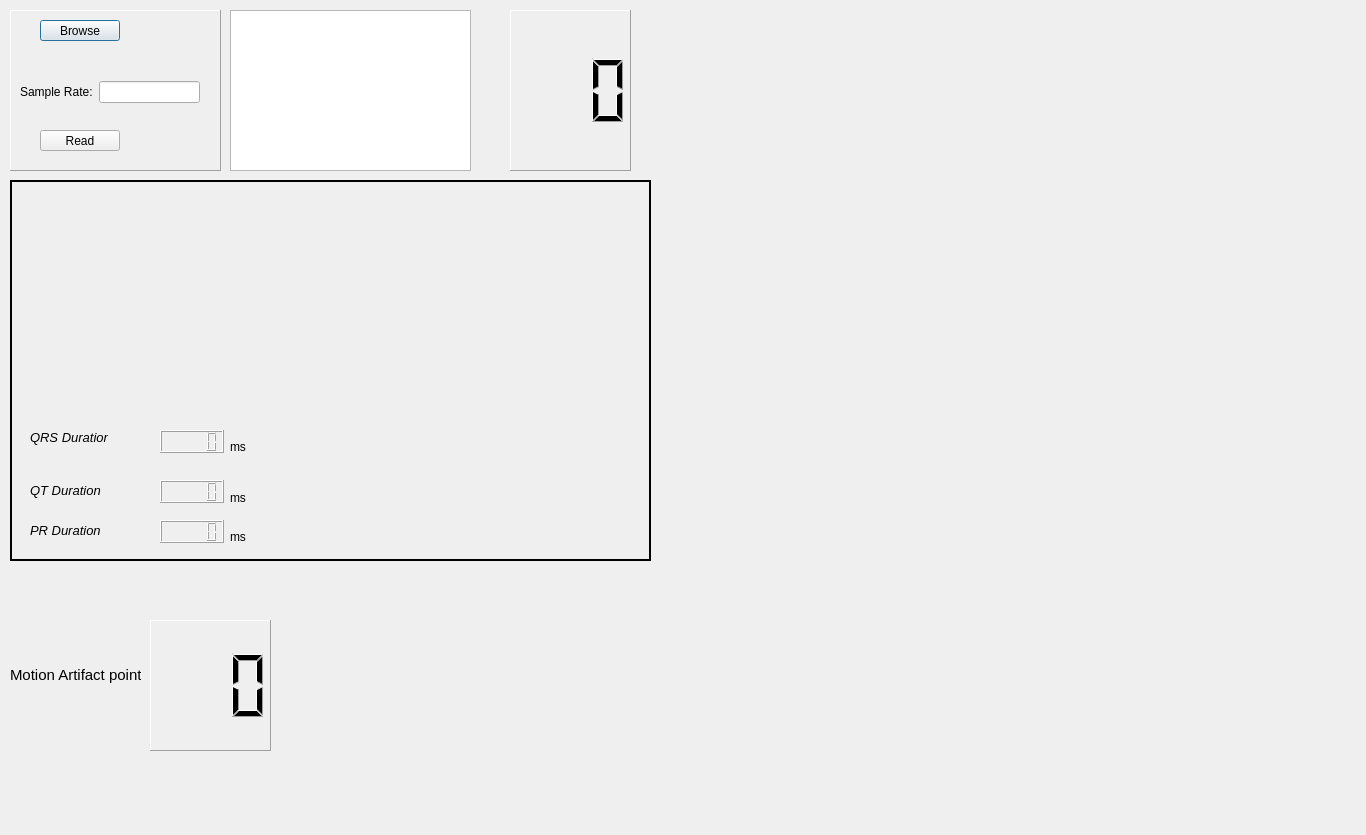
<?xml version="1.0" encoding="UTF-8"?>
<ui version="4.0">
 <class>Open_file</class>
 <widget class="QDialog" name="Open_file">
  <property name="geometry">
   <rect>
    <x>0</x>
    <y>0</y>
    <width>1366</width>
    <height>835</height>
   </rect>
  </property>
  <property name="windowTitle">
   <string>Dialog</string>
  </property>
  <widget class="QFrame" name="frame_get_data">
   <property name="geometry">
    <rect>
     <x>10</x>
     <y>10</y>
     <width>211</width>
     <height>161</height>
    </rect>
   </property>
   <property name="frameShape">
    <enum>QFrame::Panel</enum>
   </property>
   <property name="frameShadow">
    <enum>QFrame::Raised</enum>
   </property>
   <widget class="QPushButton" name="Browse">
    <property name="geometry">
     <rect>
      <x>30</x>
      <y>10</y>
      <width>80</width>
      <height>21</height>
     </rect>
    </property>
    <property name="text">
     <string>Browse</string>
    </property>
   </widget>
   <widget class="QPushButton" name="Read">
    <property name="geometry">
     <rect>
      <x>30</x>
      <y>120</y>
      <width>80</width>
      <height>21</height>
     </rect>
    </property>
    <property name="text">
     <string>Read</string>
    </property>
   </widget>
   <widget class="QWidget" name="layoutWidget">
    <property name="geometry">
     <rect>
      <x>10</x>
      <y>70</y>
      <width>180</width>
      <height>24</height>
     </rect>
    </property>
    <layout class="QHBoxLayout" name="horizontalLayout">
     <item>
      <widget class="QLabel" name="label">
       <property name="text">
        <string>Sample Rate:</string>
       </property>
      </widget>
     </item>
     <item>
      <widget class="QLineEdit" name="sample_rate"/>
     </item>
    </layout>
   </widget>
  </widget>
  <widget class="QLCDNumber" name="bpm">
   <property name="geometry">
    <rect>
     <x>510</x>
     <y>10</y>
     <width>121</width>
     <height>161</height>
    </rect>
   </property>
   <property name="frameShape">
    <enum>QFrame::Panel</enum>
   </property>
   <property name="smallDecimalPoint">
    <bool>false</bool>
   </property>
   <property name="digitCount">
    <number>3</number>
   </property>
  </widget>
  <widget class="QFrame" name="frame_analysis">
   <property name="geometry">
    <rect>
     <x>10</x>
     <y>180</y>
     <width>641</width>
     <height>381</height>
    </rect>
   </property>
   <property name="frameShape">
    <enum>QFrame::WinPanel</enum>
   </property>
   <property name="frameShadow">
    <enum>QFrame::Plain</enum>
   </property>
   <property name="lineWidth">
    <number>1</number>
   </property>
   <widget class="QLabel" name="label_peak_not_found">
    <property name="geometry">
     <rect>
      <x>360</x>
      <y>360</y>
      <width>221</width>
      <height>16</height>
     </rect>
    </property>
    <property name="text">
     <string/>
    </property>
   </widget>
   <widget class="QCustomPlot" name="customplot_average" native="true">
    <property name="geometry">
     <rect>
      <x>10</x>
      <y>10</y>
      <width>611</width>
      <height>221</height>
     </rect>
    </property>
   </widget>
   <widget class="QLabel" name="label_2">
    <property name="geometry">
     <rect>
      <x>20</x>
      <y>250</y>
      <width>78</width>
      <height>16</height>
     </rect>
    </property>
    <property name="text">
     <string>&lt;html&gt;&lt;head/&gt;&lt;body&gt;&lt;p&gt;&lt;span style=&quot; font-size:10pt; font-style:italic;&quot;&gt;QRS Duration&lt;/span&gt;&lt;/p&gt;&lt;/body&gt;&lt;/html&gt;</string>
    </property>
   </widget>
   <widget class="QLCDNumber" name="lcdNumber_QRS">
    <property name="geometry">
     <rect>
      <x>150</x>
      <y>250</y>
      <width>64</width>
      <height>23</height>
     </rect>
    </property>
   </widget>
   <widget class="QLabel" name="label_3">
    <property name="geometry">
     <rect>
      <x>20</x>
      <y>300</y>
      <width>81</width>
      <height>21</height>
     </rect>
    </property>
    <property name="text">
     <string>&lt;html&gt;&lt;head/&gt;&lt;body&gt;&lt;p&gt;&lt;span style=&quot; font-size:10pt; font-style:italic;&quot;&gt;QT Duration&lt;/span&gt;&lt;/p&gt;&lt;/body&gt;&lt;/html&gt;</string>
    </property>
   </widget>
   <widget class="QLCDNumber" name="lcdNumber_QT">
    <property name="geometry">
     <rect>
      <x>150</x>
      <y>300</y>
      <width>64</width>
      <height>23</height>
     </rect>
    </property>
   </widget>
   <widget class="QLabel" name="label_4">
    <property name="geometry">
     <rect>
      <x>20</x>
      <y>340</y>
      <width>71</width>
      <height>21</height>
     </rect>
    </property>
    <property name="text">
     <string>&lt;html&gt;&lt;head/&gt;&lt;body&gt;&lt;p&gt;&lt;span style=&quot; font-size:10pt; font-style:italic;&quot;&gt;PR Duration&lt;/span&gt;&lt;/p&gt;&lt;/body&gt;&lt;/html&gt;</string>
    </property>
   </widget>
   <widget class="QLCDNumber" name="lcdNumber_PR">
    <property name="geometry">
     <rect>
      <x>150</x>
      <y>340</y>
      <width>64</width>
      <height>23</height>
     </rect>
    </property>
   </widget>
   <widget class="QLabel" name="label_5">
    <property name="geometry">
     <rect>
      <x>220</x>
      <y>260</y>
      <width>47</width>
      <height>13</height>
     </rect>
    </property>
    <property name="text">
     <string>ms</string>
    </property>
   </widget>
   <widget class="QLabel" name="label_6">
    <property name="geometry">
     <rect>
      <x>220</x>
      <y>310</y>
      <width>47</width>
      <height>16</height>
     </rect>
    </property>
    <property name="text">
     <string>ms</string>
    </property>
   </widget>
   <widget class="QLabel" name="label_7">
    <property name="geometry">
     <rect>
      <x>220</x>
      <y>350</y>
      <width>47</width>
      <height>13</height>
     </rect>
    </property>
    <property name="text">
     <string>ms</string>
    </property>
   </widget>
  </widget>
  <widget class="QLCDNumber" name="lcdNumber_Artifact">
   <property name="geometry">
    <rect>
     <x>150</x>
     <y>620</y>
     <width>121</width>
     <height>131</height>
    </rect>
   </property>
   <property name="frameShape">
    <enum>QFrame::Panel</enum>
   </property>
   <property name="digitCount">
    <number>3</number>
   </property>
  </widget>
  <widget class="QCustomPlot" name="customplot_analysis" native="true">
   <property name="geometry">
    <rect>
     <x>270</x>
     <y>570</y>
     <width>431</width>
     <height>251</height>
    </rect>
   </property>
  </widget>
  <widget class="QListWidget" name="listWidget_filter">
   <property name="geometry">
    <rect>
     <x>230</x>
     <y>10</y>
     <width>241</width>
     <height>161</height>
    </rect>
   </property>
  </widget>
  <widget class="QWidget" name="verticalLayoutWidget">
   <property name="geometry">
    <rect>
     <x>660</x>
     <y>10</y>
     <width>701</width>
     <height>551</height>
    </rect>
   </property>
   <layout class="QVBoxLayout" name="customplot_layout">
    <item>
     <widget class="QCustomPlot" name="customplot_raw" native="true"/>
    </item>
    <item>
     <widget class="QCustomPlot" name="customplot_2" native="true"/>
    </item>
    <item>
     <widget class="QCustomPlot" name="customplot_changing" native="true"/>
    </item>
   </layout>
  </widget>
  <widget class="QLabel" name="label_color">
   <property name="geometry">
    <rect>
     <x>10</x>
     <y>650</y>
     <width>131</width>
     <height>51</height>
    </rect>
   </property>
   <property name="font">
    <font>
     <pointsize>11</pointsize>
    </font>
   </property>
   <property name="lineWidth">
    <number>0</number>
   </property>
   <property name="text">
    <string>Motion Artifact point</string>
   </property>
   <property name="textFormat">
    <enum>Qt::RichText</enum>
   </property>
   <property name="scaledContents">
    <bool>false</bool>
   </property>
   <property name="margin">
    <number>1</number>
   </property>
   <property name="indent">
    <number>-5</number>
   </property>
  </widget>
 </widget>
 <customwidgets>
  <customwidget>
   <class>QCustomPlot</class>
   <extends>QWidget</extends>
   <header>qcustomplot.h</header>
   <container>1</container>
  </customwidget>
 </customwidgets>
 <resources/>
 <connections/>
</ui>
